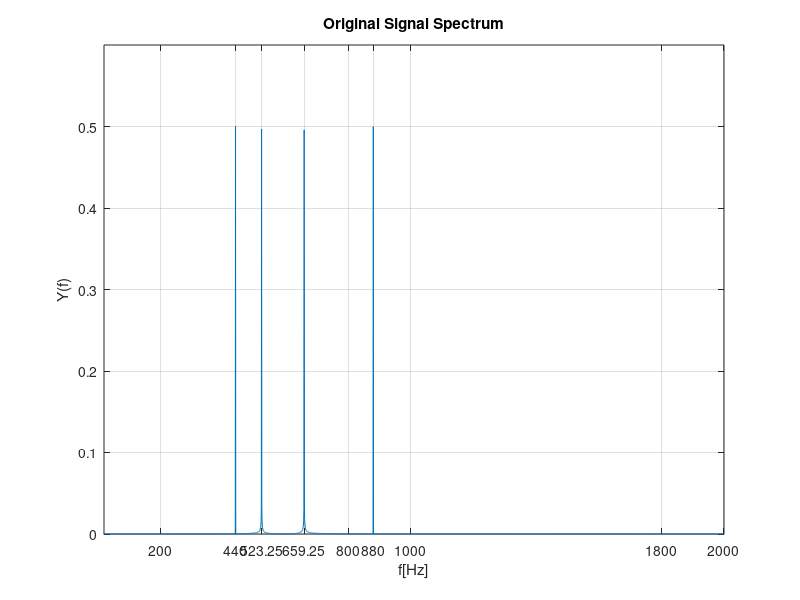

The MATLAB script that drew this image: (Note: this script raises an error after producing the figure.)
% filtering an audio signal with various peak-filter systems, defined by
% varying Q factors.
% the goal is to hear the impact on the output signal

clc; clf;
fs = 44100;
T = 1.25; % sweatspot = 1.25, 1.35 will not evaluate FFT
N = T*fs; 
portion = 2000;
t = (0:N-1)*(1/fs);
fgrid = fs*(0:N-1)/N;

frequencies = [880, 1046.5, 1318.51, 1760]/2; % notes = [A5, C6, E6, A6]
x = sum(sin(2*pi*frequencies'.*t));
Xf_mag = abs((1/N)*fft(x,N));
counter = 1; %plot counter;
figure(counter); plot(fgrid,Xf_mag); grid on; xlabel("f[Hz]"); ylabel("Y(f)"); title("Original Signal Spectrum");
axis([20 2*10^3 0 0.6]); set(gca,'XTick', sort([frequencies,[200, 800,1000, 1800, 2000]])); counter = counter + 1;

Q_vec = [15,12,9,7.5,5,3,2.5,1.25,.707];
fc = 1046.5/2; % processing is centered arround C6;
wc = 2*pi*fc;
V0 = 2.2;

sys_mat = [];
output_mat = [];

for Q = Q_vec
    b = [(1/wc)^2, (V0/(Q*wc)), 1];
    a = [(1/wc)^2, (1/(Q*wc)), 1];
    disp(["fc = " + num2str(fc) + ",Q = " + num2str(Q) + ", fc/Q = " + num2str(fc/Q)]);
    [b_z, a_z] = bilinear(b,a,fs);
    sys_mat = [sys_mat; b_z; a_z];
    y = filter(b_z,a_z,x);
    Yf_mag = abs((1/N)*fft(y,N));
    figure(counter);
    subplot(311); plot(t(1:portion), x(1:portion)); grid on; xlabel('t[sec]'); ylabel('x(t)'); title("Original Audio Signal x(t)"); axis tight;
    [H_, wout] = freqs(b,a); subplot(312); plot(wout/(2*pi),20*log(abs(H_))); title("Filter for Q factor = " + num2str(Q) + ", fb = " + num2str(fc/Q)); grid on;
    xline(fc, 'blue:'); xlim([20 2*10^3]);
    subplot(313); plot(fgrid, Yf_mag, wout/(2*pi), abs(H_), 'black--'); grid on; xlabel("f[Hz]"); ylabel("Y(f)"); 
    axis([20 2*10^3 0 2.5]); set(gca,'XTick', sort([frequencies,[200, 800,1000, 1800, 2000]]));
    counter = counter +1;
    sound(y,fs);
    pause(1.5*T);
end
